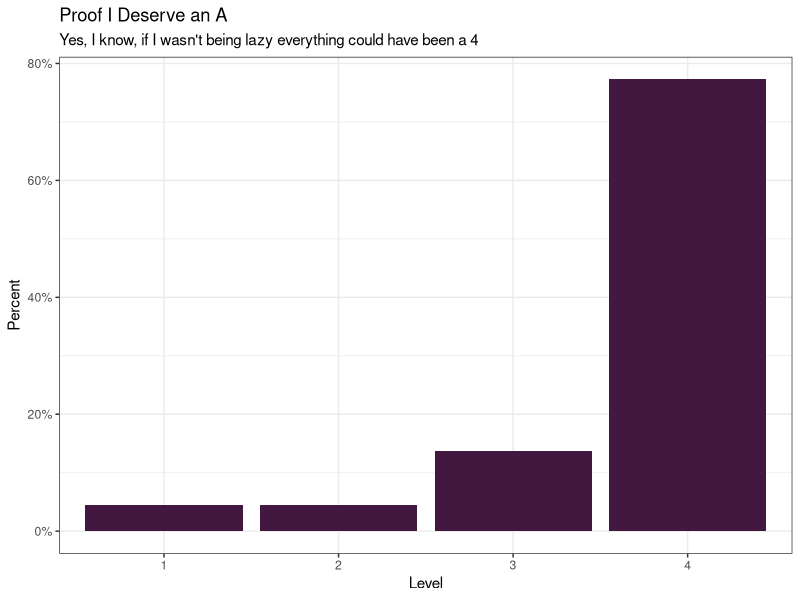

Write R code to recreate this figure.
## ---- chunk 1
#| include: false
#| label: packages-portfolio-objectives

library(tidyverse)

portfolio_levels <- tibble(
  Objective = character(), 
  Level = numeric() 
  )
## ---- chunk 2
#| include: false
#| label: IL-1

## Fill in the line below with your self-assigned level for this objective.
## Remember, you have the following levels to choose from:

# 1 = novice
# 2 = proficiency
# 3 = mastery 
# 4 = expert

my_level <- 1

portfolio_levels <- portfolio_levels %>%
  bind_rows(
    tibble(Objective = "IL-1",
           Level = my_level)
    )
## ---- chunk 3
#| include: false
#| label: IL-2

## Fill in the line below with your self-assigned level for this objective.
my_level <- 3

portfolio_levels <- portfolio_levels %>%
  bind_rows(
    tibble(Objective = "IL-2", 
           Level = my_level)
    )
## ---- chunk 4
#| include: false
#| label: RW-1

my_level <- 4 

portfolio_levels <- portfolio_levels %>%
  bind_rows(
    tibble(Objective = "RW-1",
           Level = my_level)
    )
## ---- chunk 5
#| include: false
#| label: RW-2

my_level <- 4

portfolio_levels <- portfolio_levels %>%
  bind_rows(
    tibble(Objective = "RW-2",
           Level = my_level)
    )
## ---- chunk 6
#| include: false
#| label: RW-3

my_level <- 4

portfolio_levels <- portfolio_levels %>%
  bind_rows(
    tibble(Objective = "RW-3",
           Level = my_level)
    )
## ---- chunk 7
#| include: false
#| label: TC-1

my_level <- 2

portfolio_levels <- portfolio_levels %>%
  bind_rows(
    tibble(Objective = "TC-1", 
           Level = my_level)
    )
## ---- chunk 8
#| include: false
#| label: TC-2

my_level <- 4

portfolio_levels <- portfolio_levels %>%
  bind_rows(
    tibble(Objective = "TC-2", 
           Level = my_level)
    )
## ---- chunk 9
#| include: false
#| label: DM-1

my_level <- 4

portfolio_levels <- portfolio_levels %>%
  bind_rows(
    tibble(Objective = "DM-1", 
           Level = my_level)
    )
## ---- chunk 10
#| include: false
#| label: DM-2

my_level <- 4

portfolio_levels <- portfolio_levels %>%
  bind_rows(
    tibble(Objective = "DM-2",
           Level = my_level)
    )
## ---- chunk 11
#| include: false
#| label: DM-3
## Fill in the line below with your self-assigned level for this objective.
my_level <- 4

portfolio_levels <- portfolio_levels %>%
  bind_rows(tibble(Objective = "DM-3", 
                   Level = my_level))
## ---- chunk 12
#| include: false
#| label: DM-4

my_level <- 4

portfolio_levels <- portfolio_levels %>%
  bind_rows(
    tibble(Objective = "DM-3", 
           Level = my_level)
    )
## ---- chunk 13
#| include: false
#| label: PV-1

my_level <- 4

portfolio_levels <- portfolio_levels %>%
  bind_rows(
    tibble(Objective = "PV-1", 
           Level = my_level)
    )
## ---- chunk 14
#| include: false
#| label: PV-2

my_level <- 4

portfolio_levels <- portfolio_levels %>%
  bind_rows(
    tibble(Objective = "PV-2", 
           Level = my_level)
    )
## ---- chunk 15
#| include: false
#| label: PV-3

my_level <- 3

portfolio_levels <- portfolio_levels %>%
  bind_rows(
    tibble(Objective = "PV-3", 
           Level = my_level)
    )
## ---- chunk 16
#| include: false
#| label: PV-4

my_level <- 4

portfolio_levels <- portfolio_levels %>%
  bind_rows(
    tibble(Objective = "PV-4", 
           Level = my_level)
    )
## ---- chunk 17
#| include: false
#| label: SD-1

my_level <- 4

portfolio_levels <- portfolio_levels %>%
  bind_rows(
    tibble(Objective = "SD-1", 
           Level = my_level)
    )
## ---- chunk 18
#| include: false
#| label: SD-2

my_level <- 4

portfolio_levels <- portfolio_levels %>%
  bind_rows(
    tibble(Objective = "SD-2", 
           Level = my_level)
    )
## ---- chunk 19
#| include: false
#| label: AI-1

my_level <- 4

portfolio_levels <- portfolio_levels %>%
  bind_rows(
    tibble(Objective = "CD-4", 
           Level = my_level)
    )
## ---- chunk 20
#| include: false
#| label: AI-2

my_level <- 4

portfolio_levels <- portfolio_levels %>%
  bind_rows(
    tibble(Objective = "AI-2", 
           Level = my_level)
    )
## ---- chunk 21
#| include: false
#| label: CD-1

my_level <- 4

portfolio_levels <- portfolio_levels %>%
  bind_rows(
    tibble(Objective = "CD-1", 
           Level = my_level)
    )
## ---- chunk 22
#| include: false
#| label: CD-2

my_level <- 4

portfolio_levels <- portfolio_levels %>%
  bind_rows(
    tibble(Objective = "CD-2", 
           Level = my_level)
    )
## ---- chunk 23
#| include: false
#| label: CD-3

my_level <- 3

portfolio_levels <- portfolio_levels %>%
  bind_rows(
    tibble(Objective = "CD-3", 
           Level = my_level)
    )
## ---- chunk 24
#| echo: false
#| label: summary-graph
#| warning: false

portfolio_levels %>%
  mutate(
    Category = str_extract(Objective, "[A-Z]{2}"),
    Level = factor(Level)
  ) %>%
  ggplot(
    aes(x = Level, 
        y = (..count..)/sum(..count..)
        )
    ) +
  geom_bar(fill = '#431840') +
  labs(x = "Level",
       y = "Percent",
       title = "Proof I Deserve an A",
       subtitle = "Yes, I know, if I wasn't being lazy everything could have been a 4") +
  theme_bw() +
  scale_y_continuous(labels = scales::percent)
